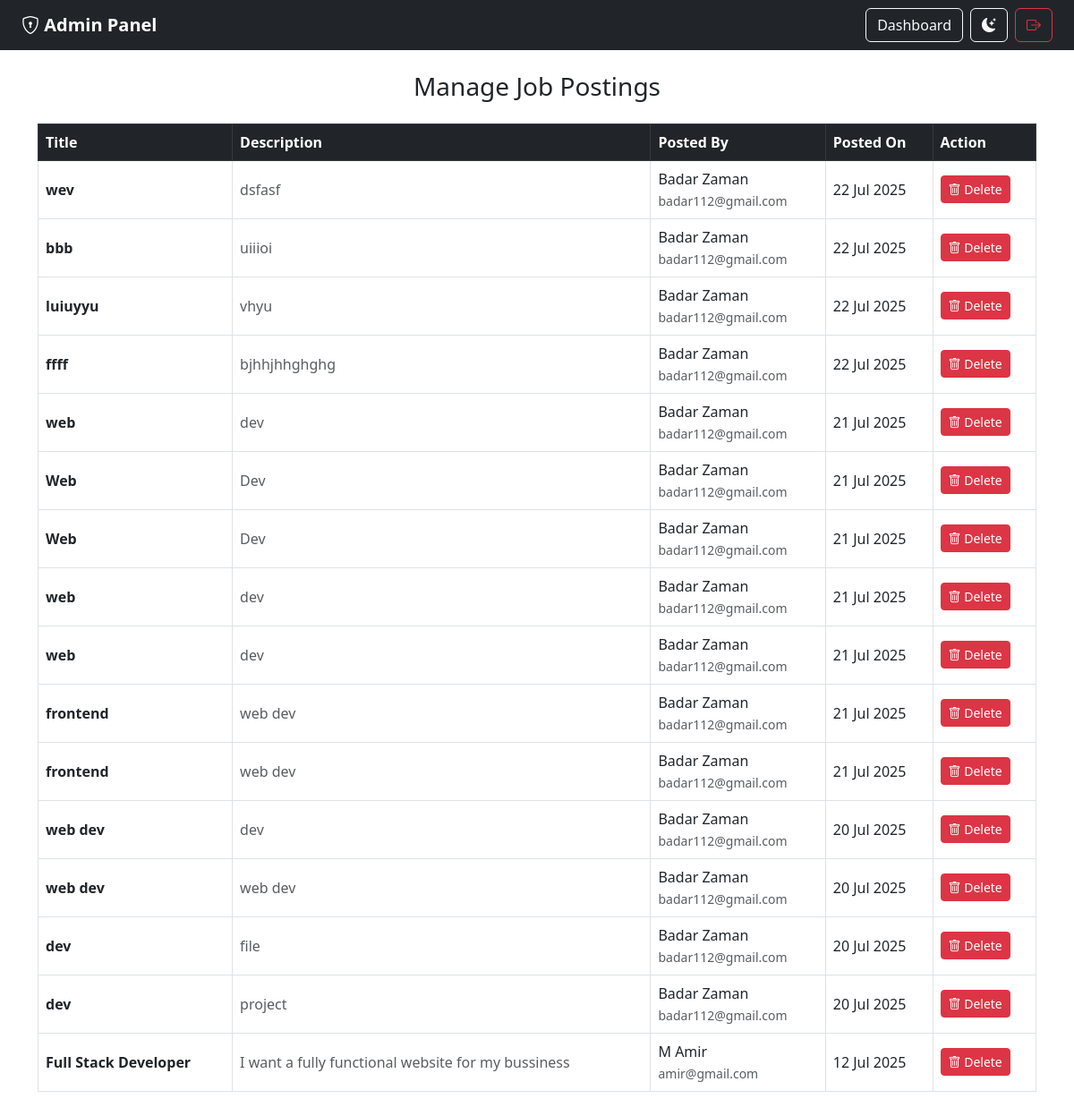
The page /admin_manage_jobs.php (signed in) on the database its author committed.
### tables this page shows
CREATE TABLE `jobs` (
  `id` int(11) NOT NULL,
  `client_id` int(11) NOT NULL,
  `title` varchar(255) NOT NULL,
  `description` text NOT NULL,
  `skills` varchar(255) DEFAULT NULL,
  `budget` varchar(100) DEFAULT NULL,
  `deadline` date DEFAULT NULL,
  `created_at` datetime DEFAULT current_timestamp(),
  `admin_seen` tinyint(1) DEFAULT 0
);

CREATE TABLE `users` (
  `id` int(11) NOT NULL,
  `first_name` varchar(50) DEFAULT NULL,
  `last_name` varchar(50) DEFAULT NULL,
  `email` varchar(100) DEFAULT NULL,
  `contact` varchar(20) DEFAULT NULL,
  `dob` date DEFAULT NULL,
  `password` varchar(255) DEFAULT NULL,
  `user_type` enum('client','developer','admin') DEFAULT NULL,
  `profile_picture` varchar(255) DEFAULT NULL,
  `created_at` timestamp NOT NULL DEFAULT current_timestamp(),
  `skills` text DEFAULT NULL,
  `resume_file` varchar(255) DEFAULT NULL,
  `resume_path` varchar(255) DEFAULT NULL,
  `status` enum('active','frozen') DEFAULT 'active',
  `admin_seen` tinyint(1) DEFAULT 0
);

### admin_manage_jobs.php (the view, shortened to what this page needs)
<?php
require_once 'includes/db.php';
$stmt = $conn->prepare("SELECT jobs.*, users.first_name, users.last_name, users.email
                        FROM jobs
                        JOIN users ON jobs.client_id = users.id
                        ORDER BY jobs.created_at DESC");
$stmt->execute();
$jobs = $stmt->get_result();
?>
<!DOCTYPE html>
<html lang="en">
<head>
  <link rel="stylesheet" href="https://cdn.jsdelivr.net/npm/bootstrap@5.3.0/dist/css/bootstrap.min.css"/>
  <link rel="stylesheet" href="https://cdn.jsdelivr.net/npm/bootstrap-icons@1.10.5/font/bootstrap-icons.css"/>
</head>
<body>
<nav class="navbar navbar-dark bg-dark px-4">
  <a class="navbar-brand fw-bold" href="#"><i class="bi bi-shield-lock"></i> Admin Panel</a>
  <div class="ms-auto d-flex gap-2">
    <a href="admin_dashboard.php" class="btn btn-outline-light">Dashboard</a>
    <button onclick="toggleTheme()" class="btn btn-outline-light">
      <i class="bi bi-moon-stars-fill"></i>
    </button>
    <a href="logout.php" class="btn btn-outline-danger"><i class="bi bi-box-arrow-right"></i></a>
  </div>
</nav>
<div class="container py-4">
  <h3 class="mb-4 text-center">Manage Job Postings</h3>
  <div class="table-responsive">
    <table class="table table-bordered table-hover align-middle">
      <thead class="table-dark">
        <tr>
          <th>Title</th>
          <th>Description</th>
          <th>Posted By</th>
          <th>Posted On</th>
          <th>Action</th>
        </tr>
      </thead>
      <tbody>
        <?php while ($job = $jobs->fetch_assoc()): ?>
          <tr>
            <td><strong><?= htmlspecialchars($job['title']) ?></strong></td>
            <td class="text-muted truncate" title="<?= htmlspecialchars($job['description']) ?>">
              <?= htmlspecialchars($job['description']) ?>
            </td>
            <td>
              <?= htmlspecialchars($job['first_name'] . ' ' . $job['last_name']) ?><br>
              <small class="text-muted"><?= htmlspecialchars($job['email']) ?></small>
            </td>
            <td><?= date('d M Y', strtotime($job['created_at'])) ?></td>
            <td>
              <form action="admin_delete_jobs.php" method="POST" onsubmit="return confirm('Delete this job?');">
                <button type="submit" class="btn btn-sm btn-danger">
                  <i class="bi bi-trash"></i> Delete
                </button>
              </form>
            </td>
          </tr>
        <?php endwhile; ?>
      </tbody>
    </table>
  </div>
</div>
</body>
</html>

### admin_manage_jobs.php (style rules this page uses)
.truncate { max-width: 400px; white-space: nowrap; overflow: hidden; text-overflow: ellipsis; }

### rows shown on the page
jobs: title "wev", description "dsfasf", users.first_name+last_name "Badar Zaman", users.email "badar112@gmail.com", created_at "22 Jul 2025"
jobs: title "bbb", description "uiiioi", users.first_name+last_name "Badar Zaman", users.email "badar112@gmail.com", created_at "22 Jul 2025"
jobs: title "luiuyyu", description "vhyu", users.first_name+last_name "Badar Zaman", users.email "badar112@gmail.com", created_at "22 Jul 2025"
jobs: title "ffff", description "bjhhjhhghghg", users.first_name+last_name "Badar Zaman", users.email "badar112@gmail.com", created_at "22 Jul 2025"
jobs: title "web", description "dev", users.first_name+last_name "Badar Zaman", users.email "badar112@gmail.com", created_at "21 Jul 2025"
jobs: title "Web", description "Dev", users.first_name+last_name "Badar Zaman", users.email "badar112@gmail.com", created_at "21 Jul 2025"
jobs: title "Web", description "Dev", users.first_name+last_name "Badar Zaman", users.email "badar112@gmail.com", created_at "21 Jul 2025"
jobs: title "web", description "dev", users.first_name+last_name "Badar Zaman", users.email "badar112@gmail.com", created_at "21 Jul 2025"
jobs: title "web", description "dev", users.first_name+last_name "Badar Zaman", users.email "badar112@gmail.com", created_at "21 Jul 2025"
jobs: title "frontend", description "web dev", users.first_name+last_name "Badar Zaman", users.email "badar112@gmail.com", created_at "21 Jul 2025"
jobs: title "frontend", description "web dev", users.first_name+last_name "Badar Zaman", users.email "badar112@gmail.com", created_at "21 Jul 2025"
jobs: title "web dev", description "dev", users.first_name+last_name "Badar Zaman", users.email "badar112@gmail.com", created_at "20 Jul 2025"
jobs: title "web dev", description "web dev", users.first_name+last_name "Badar Zaman", users.email "badar112@gmail.com", created_at "20 Jul 2025"
jobs: title "dev", description "file", users.first_name+last_name "Badar Zaman", users.email "badar112@gmail.com", created_at "20 Jul 2025"
jobs: title "dev", description "project", users.first_name+last_name "Badar Zaman", users.email "badar112@gmail.com", created_at "20 Jul 2025"
jobs: title "Full Stack Developer", description "I want a fully functional website for my bussiness", users.first_name+last_name "M Amir", users.email "amir@gmail.com", created_at "12 Jul 2025"
